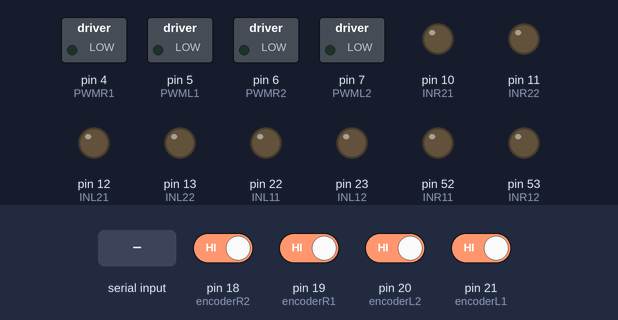
Recording of a sketch running on a simulated Arduino Mega 2560, built with avr-gcc and run on an emulated ATmega2560. Parts: switched loads named in the sketch (green lamp = pin HIGH), output pins drawn as LEDs (lit = HIGH). Inputs (shaded band) come from the test bench; at power-on: pin 18 (encoderR2), pin 19 (encoderR1), pin 20 (encoderL2), pin 21 (encoderL1) HIGH. What the sketch prints to the serial monitor is not drawn.

Above: at 1.2 s.
1.3 s: "w" received over Serial
At 1.8 s:
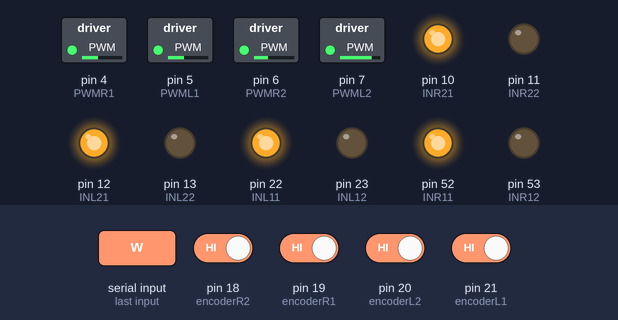
2.8 s: "s" received over Serial
At 4.0 s:
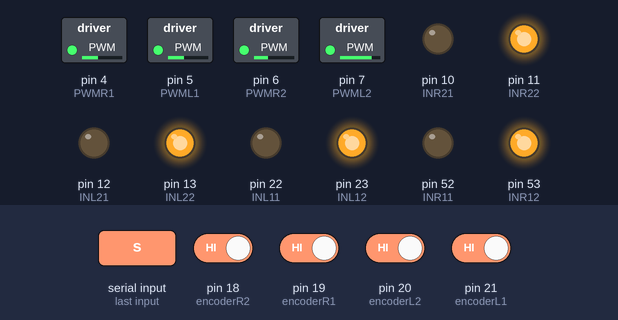
4.3 s: "a" received over Serial
At 5.1 s:
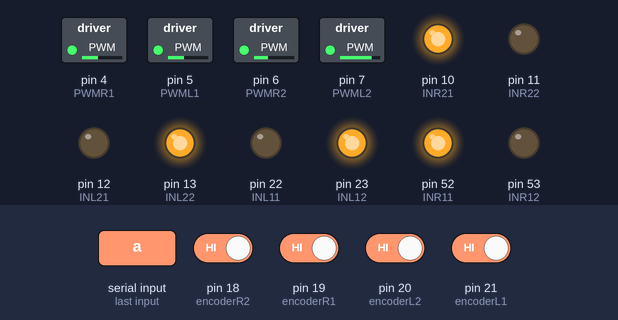
5.8 s: "d" received over Serial
At 6.2 s:
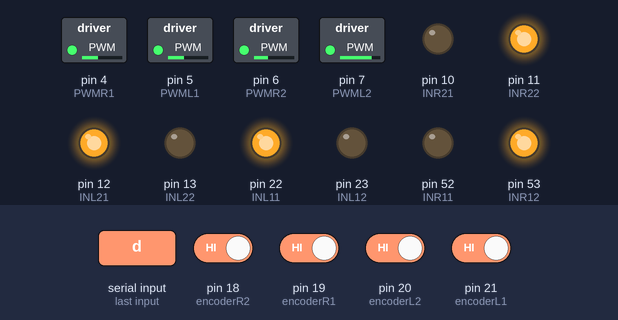
7.3 s: "n" received over Serial
At 8.4 s:
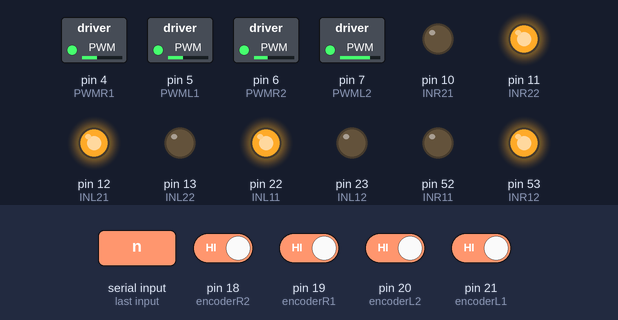
8.8 s: "q" received over Serial
At 9.5 s:
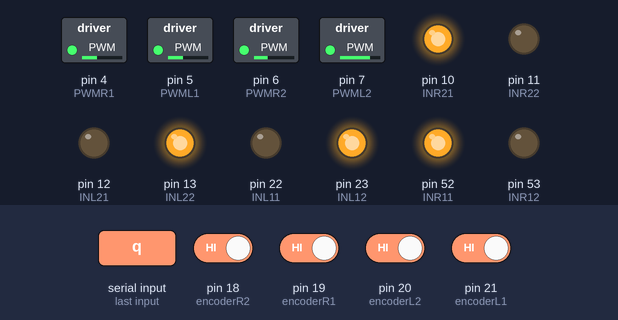
Timing chart, 0 to 11.3 s (numbered marks = the images above; inputs shaded):
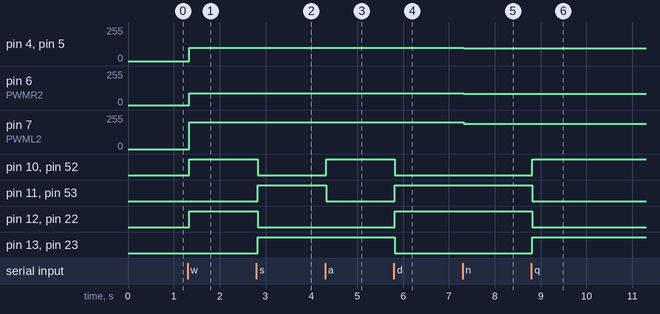

Measured:
- after the input at 1.3 s, pin 4 (PWMR1), pin 5 (PWML1): 0/255 → 100/255 at once; pin 6 (PWMR2): 0/255 → 89/255 at once; pin 7 (PWML2): 0/255 → 200/255 at once; pin 10 (INR21), pin 12 (INL21), pin 22 (INL11), pin 52 (INR11): LOW → HIGH at once
- after the input at 2.8 s, pin 10 (INR21), pin 12 (INL21), pin 22 (INL11), pin 52 (INR11): HIGH → LOW at once; pin 11 (INR22), pin 13 (INL22), pin 23 (INL12), pin 53 (INR12): LOW → HIGH at once
- after the input at 4.3 s, pin 10 (INR21), pin 52 (INR11): LOW → HIGH at once; pin 11 (INR22), pin 53 (INR12): HIGH → LOW at once
- after the input at 5.8 s, pin 10 (INR21), pin 13 (INL22), pin 23 (INL12), pin 52 (INR11): HIGH → LOW at once; pin 11 (INR22), pin 12 (INL21), pin 22 (INL11), pin 53 (INR12): LOW → HIGH at once
- after the input at 7.3 s, pin 4 (PWMR1), pin 5 (PWML1): 100/255 → 95/255 at once; pin 6 (PWMR2): 89/255 → 85/255 at once; pin 7 (PWML2): 200/255 → 190/255 at once
- after the input at 8.8 s, pin 10 (INR21), pin 13 (INL22), pin 23 (INL12), pin 52 (INR11): LOW → HIGH at once; pin 11 (INR22), pin 12 (INL21), pin 22 (INL11), pin 53 (INR12): HIGH → LOW at once

The sketch:

Serial_Robot.ino
```cpp
// Testing Motors Encoders For The CPR

// Loop Timing
unsigned long currentMillis ;
unsigned long previousMillis ;

int dist = 0;  // Variable For Travelled Distance
int dir1 = 0;  // Right Motors Direction
int dir2 = 0;  // Left Motors Direction

int Speed = 100; // Robot Speed (PWM)

// Encoder Pins
#define encoderR1 19
#define encoderR2 18
#define encoderL1 21
#define encoderL2 20

// Motor Speed Parameters
int PWM_R = 0;
int PWM_L = 0;
int Stop = 0;
volatile long encoderRpos = 0;
volatile long encoderLpos = 0;

// Motors Driving Pins
#define PWMR1 4
#define INR11 52
#define INR12 53
#define PWML1 5
#define INL11 22
#define INL12 23
#define PWMR2 6
#define INR21 10
#define INR22 11
#define PWML2 7
#define INL21 12
#define INL22 13

int PWM_val11 = 0;
int PWM_val21 = 0;
int PWM_val12 = 0;
int PWM_val22 = 0;

void setup() {
  pinMode(encoderR1,INPUT_PULLUP);
  pinMode(encoderR2,INPUT_PULLUP);
  pinMode(encoderL1,INPUT_PULLUP);
  pinMode(encoderL2,INPUT_PULLUP);

  pinMode(PWMR1,OUTPUT);
  pinMode(INR11,OUTPUT);
  pinMode(INR12,OUTPUT);
  pinMode(PWML1,OUTPUT);
  pinMode(INL11,OUTPUT);
  pinMode(INL12,OUTPUT);
  pinMode(PWMR2,OUTPUT);
  pinMode(INR21,OUTPUT);
  pinMode(INR22,OUTPUT);
  pinMode(PWML2,OUTPUT);
  pinMode(INL21,OUTPUT);
  pinMode(INL22,OUTPUT);


  attachInterrupt(digitalPinToInterrupt(encoderR1), doEncoderR1, CHANGE);
  attachInterrupt(digitalPinToInterrupt(encoderL1), doEncoderL1, CHANGE);
  attachInterrupt(digitalPinToInterrupt(encoderR2), doEncoderR2, CHANGE);
  attachInterrupt(digitalPinToInterrupt(encoderL2), doEncoderL2, CHANGE);

  Serial.begin(9600);
}

void loop(){

  // Starting A Loop For Serial Monitoring And Motor Starting & Stopping
  currentMillis = millis();
  if (currentMillis - previousMillis >= 10 ){
    previousMillis = currentMillis;
    if (Serial.available()>0) {                       // manual control of wheesls via terminal
      char c =Serial.read();
      if (c == 'w') {
        Stop = 0;
        encoderRpos = 0;
        encoderLpos = 0;
        dist = 1900;
        dir1 = 1;
        dir2 = 1;
      }
      if (c == 's') {
        Stop = 0;
        encoderRpos = 0;
        encoderLpos = 0;
        dist = 1900;
        dir1 = -1;
        dir2 = -1;
      }
      if (c == 'a') {
        Stop = 0;
        encoderRpos = 0;
        encoderLpos = 0;
        dist = 750;
        dir1 = 1;
        dir2 = -1;
      }
      if (c == 'd') {
        Stop = 0;
        encoderRpos = 0;
        encoderLpos = 0;
        dist = 750;
        dir1 = -1;
        dir2 = 1;
      }
      if (c == 'q') {
        Stop = 0;
        encoderRpos = 0;
        encoderLpos = 0;
        dist = 750*2;
        dir1 = 1;
        dir2 = -1;
      }
      if (c == 'e') {
        Stop = 0;
        encoderRpos = 0;
        encoderLpos = 0;
        dist = 750*2;
        dir1 = -1;
        dir2 = 1;
      }
      if (c == 'x') {
        Stop = 1;
        encoderRpos = 0;
        encoderLpos = 0;
        dist = 0;
        dir1 = 0;
        dir2 = 0;
      }
      if (c == 'm') {
        Speed += 5;
      }
      if (c == 'n') {
        Speed -= 5;
      }
      }
    Serial.print(PWM_val12);
    Serial.print(" , ");
    Serial.print(PWM_val22);
    Serial.print(" , ");
    Serial.print(encoderLpos);
    Serial.print(" , ");
    Serial.println(encoderRpos);
  }
  if ((abs(encoderLpos) >= dist) && (abs(encoderRpos) >= dist)){
  // Calling setMotor Function To Set Motor
    PWM_val11 = 0;
    PWM_val21 = 0;
    setMotor(0, PWM_val11, int(PWM_val11 * 105 / 117), PWMR1, PWMR2, INR11, INR12, INR21, INR22, Stop);
    setMotor(0, PWM_val21, PWM_val21 * 2, PWML1, PWML2, INL11, INL12, INL21, INL22, Stop);
  }else{
    PWM_val11 = Speed;
    PWM_val21 = Speed;
    setMotor(dir1, PWM_val11, int(PWM_val11 * 105 / 117), PWMR1, PWMR2, INR11, INR12, INR21, INR22, Stop);
    setMotor(dir2, PWM_val21, PWM_val21 * 2, PWML1, PWML2, INL11, INL12, INL21, INL22, Stop);
  }
}

// Encoder Incremental Function For First Input Pin
void doEncoderR1(){

  if(digitalRead(encoderR2) == LOW){
    if(digitalRead(encoderR1) == HIGH){
      encoderRpos ++ ;
    }
    else{
      encoderRpos -- ;
    }
  }
  else{
    if(digitalRead(encoderR1) == HIGH){
      encoderRpos -- ;
    }
    else{
      encoderRpos ++ ;
    }
  }
}


void doEncoderR2(){

  if(digitalRead(encoderR1) == LOW){
    if(digitalRead(encoderR2) == HIGH){
      encoderRpos -- ;
    }
    else{
      encoderRpos ++ ;
    }
  }
  else{
    if(digitalRead(encoderR2) == HIGH){
      encoderRpos ++ ;
    }
    else{
      encoderRpos -- ;
    }
  }
}


void doEncoderL1(){

  if(digitalRead(encoderL2) == LOW){
    if(digitalRead(encoderL1) == HIGH){
      encoderLpos ++ ;
    }
    else{
      encoderLpos -- ;
    }
  }
  else{
    if(digitalRead(encoderL1) == HIGH){
      encoderLpos -- ;
    }
    else{
      encoderLpos ++ ;
    }
  }
}


void doEncoderL2(){

  if(digitalRead(encoderL1) == LOW){
    if(digitalRead(encoderL2) == HIGH){
      encoderLpos -- ;
    }
    else{
      encoderLpos ++ ;
    }
  }
  else{
    if(digitalRead(encoderL2) == HIGH){
      encoderLpos ++ ;
    }
    else{
      encoderLpos -- ;
    }
  }
}

// Motor Speed & Direction Setting Function
void setMotor(int dir, int pwmVal1, int pwmVal2, int pwm1, int pwm2, int inf1, int inf2, int inb1, int inb2, int St){
  if(pwmVal1 > 255){
    pwmVal1 == 255 ;
  }
  if(pwmVal2 > 255){
    pwmVal2 == 255 ;
  }
  analogWrite(pwm1,pwmVal1);
  analogWrite(pwm2,pwmVal2);
  if((dir == 1) && (St == 0)){
    digitalWrite(inf1,HIGH);
    digitalWrite(inf2,LOW);
    digitalWrite(inb1,HIGH);
    digitalWrite(inb2,LOW);
  }
  else if(dir == -1){
    digitalWrite(inf1,LOW);
    digitalWrite(inf2,HIGH);
    digitalWrite(inb1,LOW);
    digitalWrite(inb2,HIGH);
  }
  else{
    analogWrite(pwm1,0);
    analogWrite(pwm2,0);
    digitalWrite(inf1,LOW);
    digitalWrite(inf2,LOW);
    digitalWrite(inb1,LOW);
    digitalWrite(inb2,LOW);
  }
}
```
